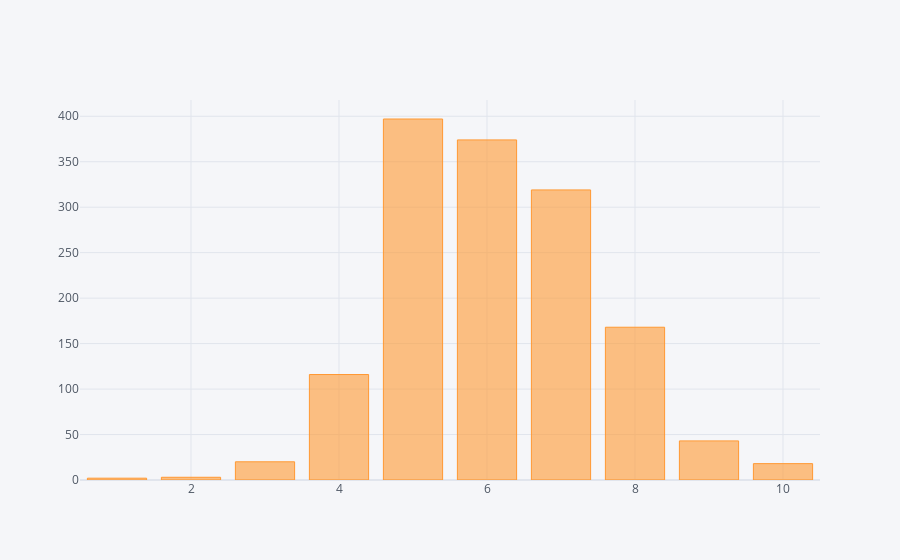

Source (notebook cell):
### Code cell
data["OverallQual"].value_counts().iplot(kind="bar")

### Figure 1 — Plotly figure (JSON) as saved in the notebook; plotly's stock layout.template omitted (floating-point values rounded to 4 significant figures)
{"data": [{"marker": {"color": "rgba(255, 153, 51, 0.6)", "line": {"color": "rgba(255, 153, 51, 1.0)", "width": 1}}, "name": "OverallQual", "orientation": "v", "text": "", "type": "bar", "x": [5, 6, 7, 8, 4, 9, 3, 10, 2, 1], "y": [397, 374, 319, 168, 116, 43, 20, 18, 3, 2]}], "layout": {"legend": {"bgcolor": "#F5F6F9", "font": {"color": "#4D5663"}}, "paper_bgcolor": "#F5F6F9", "plot_bgcolor": "#F5F6F9", "title": {"font": {"color": "#4D5663"}}, "xaxis": {"gridcolor": "#E1E5ED", "showgrid": true, "tickfont": {"color": "#4D5663"}, "title": {"font": {"color": "#4D5663"}, "text": ""}, "zerolinecolor": "#E1E5ED"}, "yaxis": {"gridcolor": "#E1E5ED", "showgrid": true, "tickfont": {"color": "#4D5663"}, "title": {"font": {"color": "#4D5663"}, "text": ""}, "zerolinecolor": "#E1E5ED"}}}
